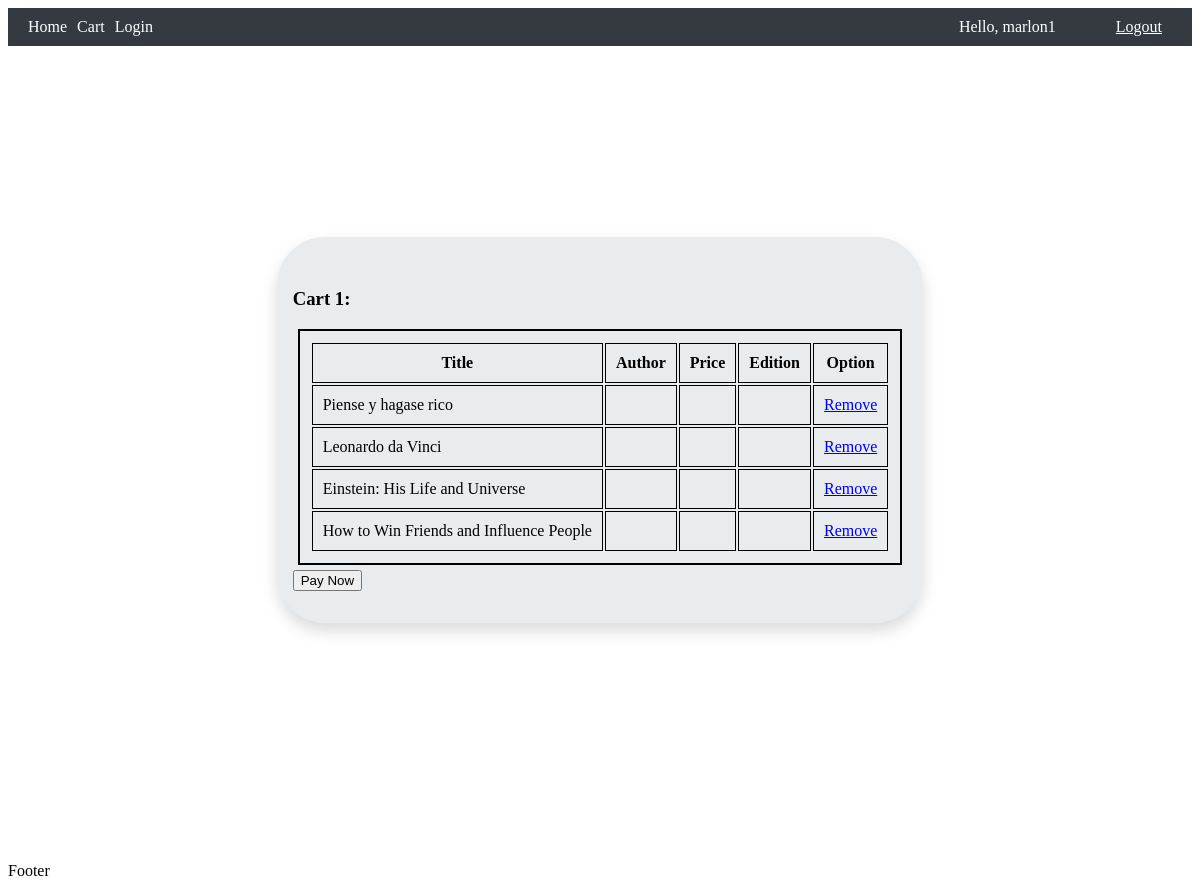
Before: /viewcart/ (signed in) with the older database file.
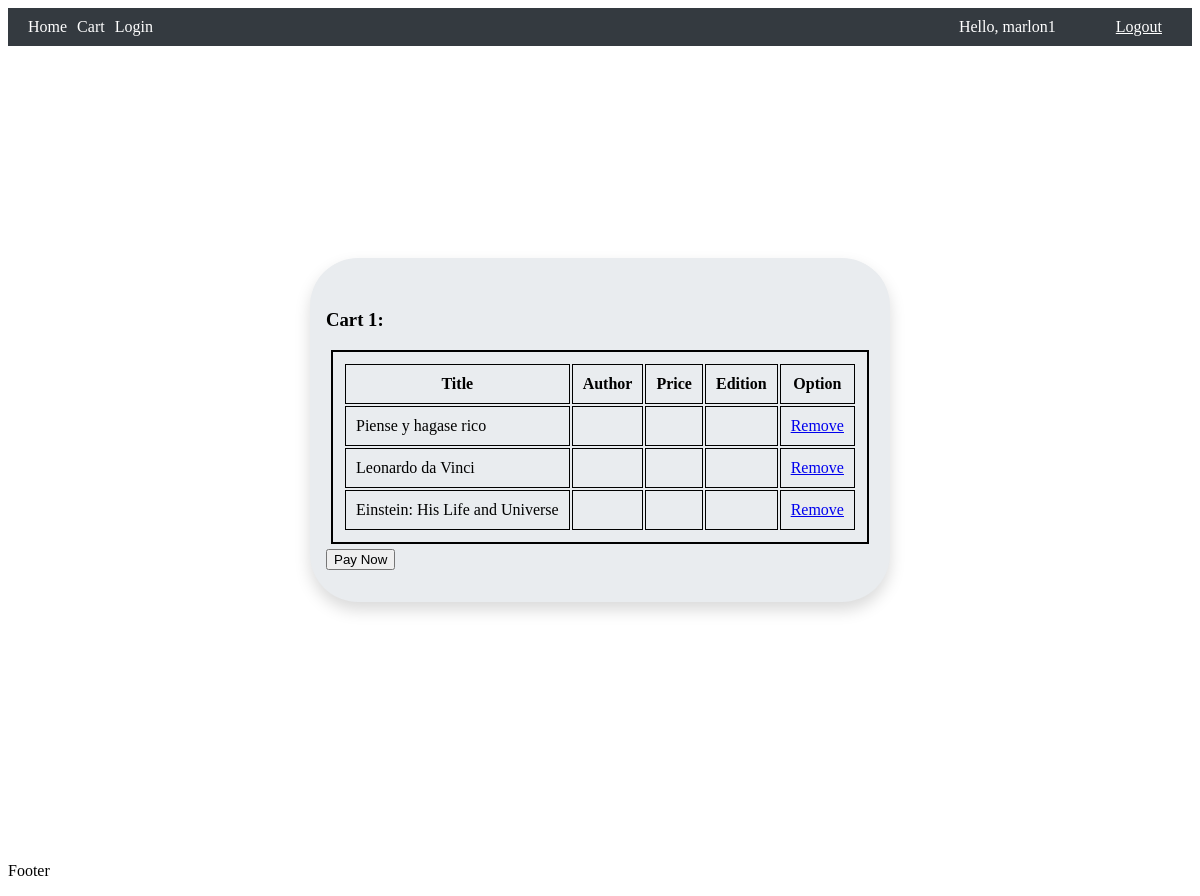
After: the same page with the newer database file.
### book_store_arboleda/models.py (models this page shows, shortened)
class Cart(models.Model):
    user = models.OneToOneField(User, on_delete=models.CASCADE)
    books=models.ManyToManyField(Book)
    book_count = models.PositiveIntegerField(default=0)
    total_amount = models.DecimalField(max_digits=10, decimal_places=2, default=0)
    def __str__(self):
        return str(self.user)

class Book(models.Model):
    title=models.CharField(max_length=200,null=True)
    author=models.CharField(max_length=200,null=True)
    price = models.DecimalField(max_digits=10, decimal_places=2, default=default_price)
    total_copies = models.IntegerField(default=0)
    copies_in_stock = models.IntegerField(default=0)

### book_store_arboleda/views.py (the view)
# urls.py: path('viewcart/', views.viewcart, name='viewcart'),
@login_required
def viewcart(request):
    print("request URL --->",request.get_full_path())
    print("request --->",request)
    carts = Cart.objects.filter(user=request.user)
    print("viewcart carts --->",carts)
    context = {'carts': carts}
    print("viewcart context --->",context)
    return render(request, 'book_store_arboleda/viewcart.html', context)

### book_store_arboleda/templates/book_store_arboleda/viewcart.html (shortened to what this page needs)
{% extends "book_store_arboleda/base.html" %}
{% load static%}
{% block css %}
<link rel="stylesheet" type="text/css" href="{% static 'css/book_store_arboleda/jumbotronCart.css' %}">
{% endblock %}
{% block content %}
<div class="container">
    <div class="jumbotron">
        <div class="row">
            {% if carts %}
            {% for cart in carts %}
                <h3>Cart {{forloop.counter}}:</h3>
                <div class="card card-body">
                    <table class="table table-sm">
                        <tr>
                            <th>Title</th>
                            <th>Author</th>
                            <th>Price</th>
                            <th>Edition</th>
                            <th>Option</th>
                        </tr>
                        {% for book in cart.books.all %}
                        <tr>
                            <td>{{book.title}} </td>
                            <td>{{book.Author}} </td>
                            <td>{{book.Price}} </td>
                            <td>{{book.Edition}} </td>
                            <td><a href="{% url 'removeBookCustomer' book.id %}">Remove</a> </td>
                        </tr>
                        {% endfor %}
                    </table>
                    <form action="{% url 'payment' payment_id=carts.first.id %}" method="get">
                        <button type="submit" class="button">Pay Now</button>
                    </form>
                </div>
            {% endfor %}
        {% else %}
            <p>Your cart is empty !!!.</p>
        {% endif %}
        </div>
    </div>
</div>
{% endblock %}

### book_store_arboleda/templates/book_store_arboleda/base.html (shortened to what this page needs)
<!DOCTYPE html>
<html lang="en">
<head>
    {% load static %}
    {% block css %}{% endblock %}
</head>
<body>
    {% include 'book_store_arboleda/navbar.html' %}
    {% block content %}
    {% endblock %}
    <p>Footer</p>
</body>
</html>

### book_store_arboleda/templates/book_store_arboleda/navbar.html (shortened to what this page needs)
<!DOCTYPE html>
<html lang="en">
<head>
{% load static %}
{% block css %}
<link rel="stylesheet" type="text/css" href="{% static 'css/book_store_arboleda/navbar1.css' %}">
{% endblock %}
</head>
<body>
  {% block content %}
  <nav class="navbar">
    <ul>
      <li><a class="nav-link" href="{% url 'home' %}">Home</a></li>
      {% if request.user.is_staff %}
      <li><a class="nav-link" href="{% url 'addbook' %}">Add Books</a></li>
      {% else %}
      <a class="nav-link" href="{% url 'viewcart' %}">Cart</a>
      {% endif %}
      <li><a class="nav-link" href="{% url 'login' %}">Login</a></li>
    </ul>
    <div class="navbar-right">
      <span class="hello-msg">Hello, {{request.user}}</span>
      <span><a class="hello-msg" href="{% url 'logout' %}">Logout</a></span>
    </div>
  </nav>
  {% endblock %}
</body>
</html>

### static/css/book_store_arboleda/jumbotronCart.css (style rules this page uses)
.container { display: flex; align-items: center; justify-content: center; height: 100vh; }
.jumbotron { background-color: #e9ecef; padding: 2rem 1rem; margin-bottom: 2rem; border-radius: 3rem; box-shadow: 0 .5rem 1rem rgba(0,0,0,.15); }
table, th, td { border: 1px solid; padding: 10px; }
table { border: 2px solid; margin: 5px; }

### static/css/book_store_arboleda/navbar1.css (style rules this page uses)
.navbar { display: flex; justify-content: space-between; align-items: center; background-color: #343a40; padding: 10px; }
ul { display: flex; list-style: none; margin: 0; padding: 0; }
li { margin: 0 10px; }
.nav-link { text-decoration: none; color: #fff; }
.hello-msg { color: #fff; padding-right: 20px; margin-left: 20px; }
.navbar-right { justify-content: flex-end; display: flex; align-items: center; }
.navbar-right span { margin-left: 20px; }

Changed rows visible on the page:
changed Cart: loses Book (title "How to Win Friends and Influence People")
